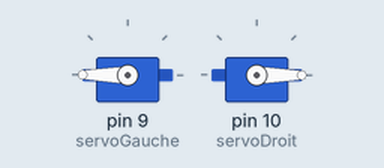
The sketch below on a simulated Arduino Uno, built with avr-gcc and run on an emulated ATmega328P. Shown: 2 × servo. At 20.0 s the program stops and its outputs stay as they are.

Above: at 0.1 s.
At 5.1 s:
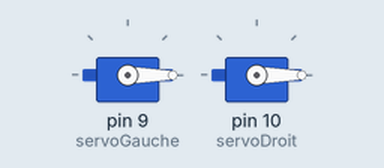
At 12.1 s:
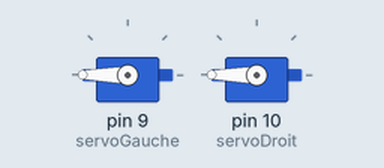
At 20.1 s:
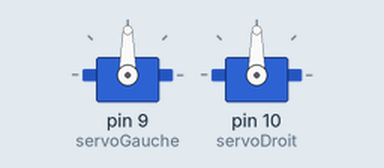
Timing chart, 0 to 21.5 s (numbered marks = the images above):
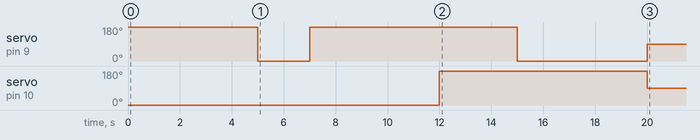

The sketch:

Step03_DemoSimple.ino
```cpp
// (licence header left out)
#include <Servo.h>

// creer des objets Servo pour le controle de Servo à Rotation
// continue
Servo servoGauche; // sur broche 9
Servo servoDroit;  // sur broche 10

void setup()
{
  servoGauche.attach(9);  // attacher le servo gauche sur la pin 9
  servoDroit.attach(10);  // attacher le servo droit sur la pin 10
  // arret
  servoGauche.write(90);
  servoDroit.write(90);
}

void loop()
{
  // SI VOS MOTEUR ONT ETE CALIBRES A L ARRET...

  // --- Test de la "Marche avant" ---
  // Si le mobile recule.... c'est que les deux servo sont montés
  // dans le "mauvais sens". Le plus simple c'est encore d'inverser
  // les raccordements des servos sur les broches 9 et 10.
  servoDroit.write( 0 );   // avant
  servoGauche.write( 180 );// avant

  // attendre 5 secondes
  delay( 5000 );

  // Tourner à gauche
  servoDroit.write( 0 );  // avant
  servoGauche.write( 0 ); // arriere
  delay( 2000 );

  // Marche Avant
  servoDroit.write( 0 );
  servoGauche.write( 180 );

  // attendre 5 secondes
  delay( 5000 );

  // Tourner à droite
  servoDroit.write( 180 ); // arriere
  servoGauche.write( 180 );// avant
  delay( 3000 );

  // Marche Arrière
  servoDroit.write( 180 ); // arriere
  servoGauche.write( 0 );  // arriere

  delay( 5000 );

  // Arret
  servoDroit.write( 90 );
  servoGauche.write( 90 );

  // arreter le programme
  while( true );
}
```

Measured:
- by itself, servo on pin 9 (servoGauche): 180° → 0° at 5.0 s, → 180° 2.0 s later, → 0° 8.0 s later, → 90° 5.0 s later
- by itself, servo on pin 10 (servoDroit): 0° → 180° at 12.0 s, → 90° 8.0 s later
